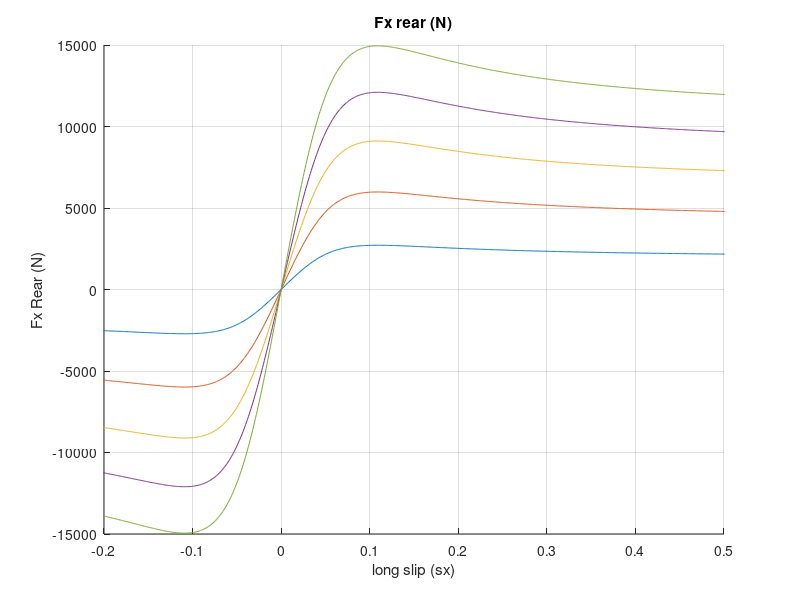

The MATLAB source for this figure:
clear
clc

step = 0.001;
%% Weight distribution
m_front_total_ratio = 0.532;
FzT = 2500*9.81;

FzF = FzT*m_front_total_ratio; %% Vertical load at the front, N
FzR = FzT - FzF; %% Vertical load at the rear, N

FzF = FzF/2;
FzR = FzR/2;


% FzF = [0:2000:12000]';
% FzR = [0:2000:12000]';

FzF = [2000:2500:12000]';
FzR = [2000:2500:12000]';

%% Pacejka magic formula. Front

mu_peak_f = 1.37 - FzF*0.0175/1000;
mu_inf_f = 0.75*mu_peak_f;

Bf = 13; %% stiffness factor. Gives maximum mu for alpha = 6º for the static front tyre load.
Cf = 1.5072; % Shape factor. Makes mu_max/mu_inf=0.75 for static front tyre load
Df = mu_peak_f; %% peak value. If Df<Dr understeer
Ef = -0.64; %% Curvature factor. 
sx_f = -1:step:1;
mu_x_f = Df.*sin(Cf.*atan(Bf*sx_f - Ef*(Bf*sx_f - atan(Bf*sx_f))));
dmu_x_f = (Cf.*Df.*cos(Cf.*atan(Bf.*sx_f + Ef.*(atan(Bf.*sx_f) - Bf.*sx_f))).*(Bf - Ef.*(Bf - Bf./(Bf.^2.*sx_f.^2 + 1))))./((Bf.*sx_f + Ef.*(atan(Bf.*sx_f) - Bf.*sx_f)).^2 + 1);


percentage_f = mu_x_f(:,length(sx_f))./mu_inf_f % mu(90º)/mu(90º)desired

%% Plots. Front

% figure(1)
% clf
% hold
% for i = 1:length(FzF)
%     plot(sx_f, mu_x_f(i,:))
% %     if i == 1
% %         legend('0 KN')        
% %     end
% %     
% %     if i == length(FzF)
% %         legend('12 KN')
% %     end
%     
% end
% title('mu_x Front')
% xlabel('long slip (sx)')
% ylabel('mu_X Front')
% % legend('0 KN','','',,,,'12 KN')
% grid on

% figure(3)
% clf
% hold
% for i = 1:length(FzF)
%     plot(sx_f, mu_x_f(i,:)*FzF(i))
%     
% end
% title('Fx front (N)')
% xlabel('long slip (sx)')
% ylabel('Fx front (N)')
% xlim([-0.2 0.5])
% ylim([-15000 15000])
% grid on



%% Pacejka magic formula. Rear

mu_peak_r = 1.38 - FzR*0.0112/1000;
mu_inf_r = 0.75*mu_peak_r;

Br = 13; %% stiffness factor. Gives maximum mu for alpha = 6º for the static front tyre load.
Cr = 1.5072; % Shape factor. Makes mu_max/mu_inf=0.75 for static front tyre load
Dr = mu_peak_r; %% peak value. If Df<Dr understeer
Er = -0.64; %% Curvature factor. 
sx_r = -1:step:1;
mu_x_r = Dr.*sin(Cr.*atan(Br*sx_r - Er*(Br*sx_r - atan(Br*sx_r))));

percentage_r = mu_x_r(:,length(sx_r))./mu_inf_r % mu(90º)/mu(90º)desired

%% Plots. Rear
% 
% figure(2)
% clf
% hold
% for i = 1:length(FzR)
%     plot(sx_r, mu_x_r(i,:))
%     
% end
% title('mu_y Rear')
% xlabel('long slip (sx)')
% ylabel('mu_x Rear')
% grid on
% 

figure(4)
clf
hold
for i = 1:length(FzR)
    plot(sx_r, mu_x_r(i,:)*FzR(i))
    
end
title('Fx rear (N)')
xlabel('long slip (sx)')
ylabel('Fx Rear (N)')
xlim([-0.2 0.5])
ylim([-15000 15000])
grid on